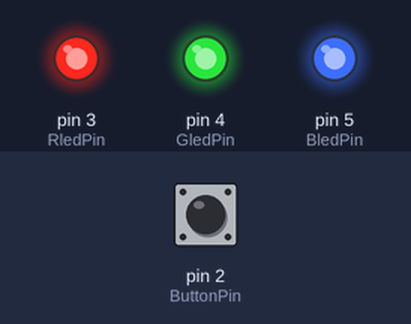
Simulated run of this sketch. Board: Arduino Uno, built with avr-gcc and run on an emulated ATmega328P. On the bench: output pins drawn as LEDs (lit = HIGH). The test bench sets the inputs (shaded band); at power-on: pin 2 (ButtonPin) LOW.

Above: at 1.2 s.
1.3 s: pin 2 (ButtonPin) pulled HIGH for 0.15 s
At 1.7 s:
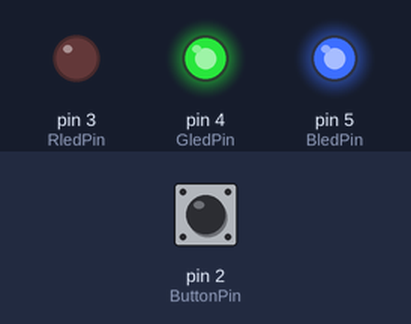
2.9 s: pin 2 (ButtonPin) pulled HIGH for 1 s
At 4.2 s:
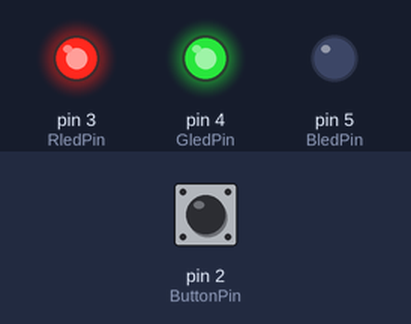
5.4 s: pin 2 (ButtonPin) pulled HIGH for 0.15 s
At 6.1 s:
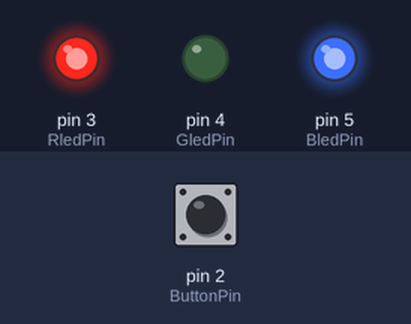
7.0 s: pin 2 (ButtonPin) pulled HIGH for 3.2 s
At 7.3 s:
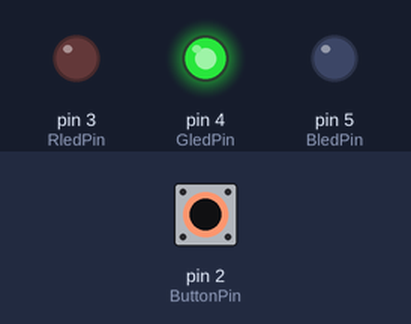
11.7 s: pin 2 (ButtonPin) pulled HIGH for 0.15 s
At 12.1 s:
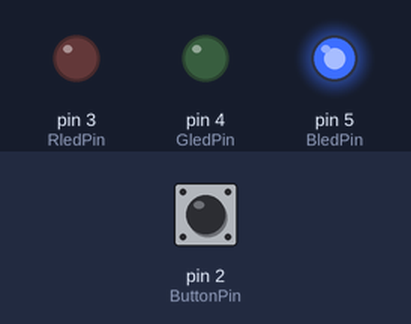
13.3 s: pin 2 (ButtonPin) pulled HIGH for 1 s
At 14.5 s:
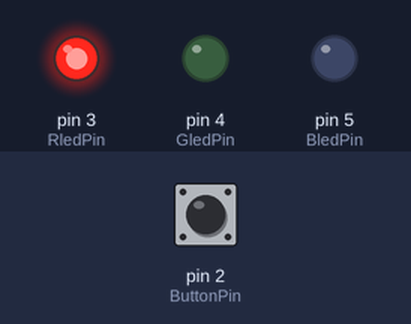
Timing chart, 0 to 16.3 s (numbered marks = the images above; inputs shaded):
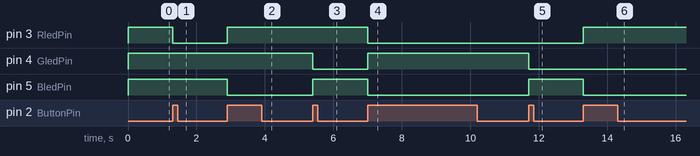

The sketch:

1001.ino
```cpp
const int ButtonPin = 2;
const int RledPin = 3;
const int GledPin = 4;
const int BledPin = 5;

int buttonState = 0;
int ledcolor = 0;

bool ButtonPressed = false;

void setup() {
  // put your setup code here, to run once:
  pinMode(RledPin, OUTPUT);
  pinMode(GledPin, OUTPUT);
  pinMode(BledPin, OUTPUT);
  pinMode(ButtonPin, INPUT);
}

void loop() {
  // put your main code here, to run repeatedly:
  buttonState = digitalRead(ButtonPin);

  if(buttonState == HIGH && ! ButtonPressed){
    ledcolor = ledcolor+1;
    ButtonPressed = true;
    //delay(100);
  }
  if(buttonState == LOW){
    ButtonPressed = false;
    //delay(100);
  }
  if(ledcolor == 0){
    digitalWrite(RledPin, HIGH);
    digitalWrite(BledPin, HIGH);
    digitalWrite(GledPin, HIGH);
  }
  else if(ledcolor == 1){
    digitalWrite(RledPin, LOW);
    digitalWrite(BledPin, HIGH);
    digitalWrite(GledPin, HIGH);
  }
  else if(ledcolor == 2){
    digitalWrite(RledPin, HIGH);
    digitalWrite(BledPin, LOW);
    digitalWrite(GledPin, HIGH);
  }
  else if(ledcolor == 3){
    digitalWrite(RledPin, HIGH);
    digitalWrite(BledPin, HIGH);
    digitalWrite(GledPin, LOW);
  }
  else if(ledcolor == 4){
    digitalWrite(RledPin, LOW);
    digitalWrite(BledPin, LOW);
    digitalWrite(GledPin, HIGH);
  }
  else if(ledcolor == 5){
    digitalWrite(RledPin, LOW);
    digitalWrite(BledPin, HIGH);
    digitalWrite(GledPin, LOW);
  }
  else if(ledcolor == 6){
    digitalWrite(RledPin, HIGH);
    digitalWrite(BledPin, LOW);
    digitalWrite(GledPin, LOW);
  }
  else if(ledcolor == 7){
    digitalWrite(RledPin, LOW);
    digitalWrite(BledPin, LOW);
    digitalWrite(GledPin, LOW);
  }
  else if(ledcolor == 8){
    ledcolor = 1;
  }

}
```

Measured:
- after the input at 1.3 s, pin 3 (RledPin): HIGH → LOW at once
- after the input at 2.9 s, pin 3 (RledPin): LOW → HIGH at once; pin 5 (BledPin): HIGH → LOW at once
- after the input at 5.4 s, pin 4 (GledPin): HIGH → LOW at once; pin 5 (BledPin): LOW → HIGH at once
- after the input at 7.0 s, pin 3 (RledPin), pin 5 (BledPin): HIGH → LOW at once; pin 4 (GledPin): LOW → HIGH at once
- after the input at 11.7 s, pin 4 (GledPin): HIGH → LOW at once; pin 5 (BledPin): LOW → HIGH at once
- after the input at 13.3 s, pin 3 (RledPin): LOW → HIGH at once; pin 5 (BledPin): HIGH → LOW at once
